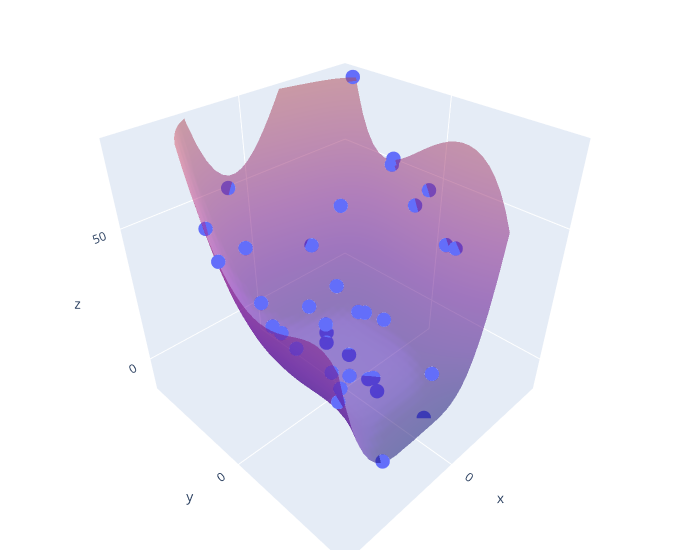

Notebook code cell kept with this figure:
### Code cell
# See how well your result fits the training set (no input needed)
zz = [r[0] for r in y]
trace = go.Scatter3d(x=Xhat[:,1], y=Xhat[:,2], z=zz, mode='markers',marker=dict(size=5))
xs,ys = Xhat[:,1],Xhat[:,2]
xxx = np.outer(np.linspace(min(xs), max(xs), 30), np.ones(30))
yyy = np.outer(np.linspace(min(ys), max(ys), 30), np.ones(30)).T
zzz = 0
mons = generate_monomials_leq(X.shape[1],degree)
i=0
for mon in mons:
    zzz +=  v[i]*xxx**(mon[0])*yyy**(mon[1])
    i+=1

# Configure the layout.
layout = go.Layout(margin={'l': 0, 'r': 0, 'b': 0, 't': 0})
data = [trace,go.Surface(x=xxx, y=yyy, z=zzz, showscale=False, opacity=0.5)]
# Render the plot.
plot_figure = go.Figure(data=data, layout=layout)
plot_figure.update_layout(
    scene = dict(
        xaxis = dict(nticks=4, range=[-4,4],),
                     yaxis = dict(nticks=4, range=[-4,4],),
                     zaxis = dict(nticks=4, range=[min(zz),max(zz)],),),
    width=700,
    margin=dict(r=20, l=10, b=10, t=10))
plotly.offline.iplot(plot_figure)

### Figure 1 — Plotly figure (JSON) as saved in the notebook; plotly's stock layout.template omitted (floating-point values rounded to 4 significant figures; data arrays with more than 128 entries replaced by an {"elided": "..."} marker saying what was removed)
{"data": [{"marker": {"size": 5}, "mode": "markers", "type": "scatter3d", "x": [-3.245, -2.156, -3.278, -3.236, -3.097, -2.803, -1.369, -1.268, -2.968, -1.345, -2.8, -0.7578, -1.205, -0.2878, -0.1883, -1.289, -0.05523, -1.414, 1.025, -0.447, -0.432, -0.3119, 0.03214, 0.002421, 0.8985, 1.358, 1.695, 0.8407, 0.7737, 1.379, 2.336, 2.97, 1.468, 1.572, 1.344, 2.642], "y": [-2.941, -2.347, -1.309, -1.326, 0.1873, 1.472, -1.746, -0.7082, -0.161, 0.2544, 1.149, 2.423, -2.664, -1.833, -0.9883, -0.4583, 1.063, 2.089, -2.94, -1.285, -1.239, -0.1538, 0.9551, 1.275, -3.65, -1.984, -1.091, 0.3076, 0.9367, 2.765, -2.734, -1.323, -1.017, -0.2842, 1.165, 2.418], "z": [77.8, 37.71, 54.92, 52.92, 50.36, 36.61, 11.71, 7.333, 43.92, 9.652, 36.26, -13.62, 24.87, 8.748, -1.039, 8.465, -0.7995, -1.546, 33.79, 3.409, 0.1314, -1.506, -1.465, -4.561, 51.8, 19.5, 17.96, 2.645, 5.514, -10.77, 48.26, 47.65, 14.25, 13.69, 6.415, 22.0]}, {"opacity": 0.5, "showscale": false, "type": "surface", "x": {"elided": "30x30 float values"}, "y": {"elided": "30x30 float values"}, "z": {"elided": "30x30 float values"}}], "layout": {"margin": {"b": 10, "l": 10, "r": 20, "t": 10}, "scene": {"xaxis": {"nticks": 4, "range": [-4, 4]}, "yaxis": {"nticks": 4, "range": [-4, 4]}, "zaxis": {"nticks": 4, "range": [-13.62, 77.8]}}, "width": 700}}
